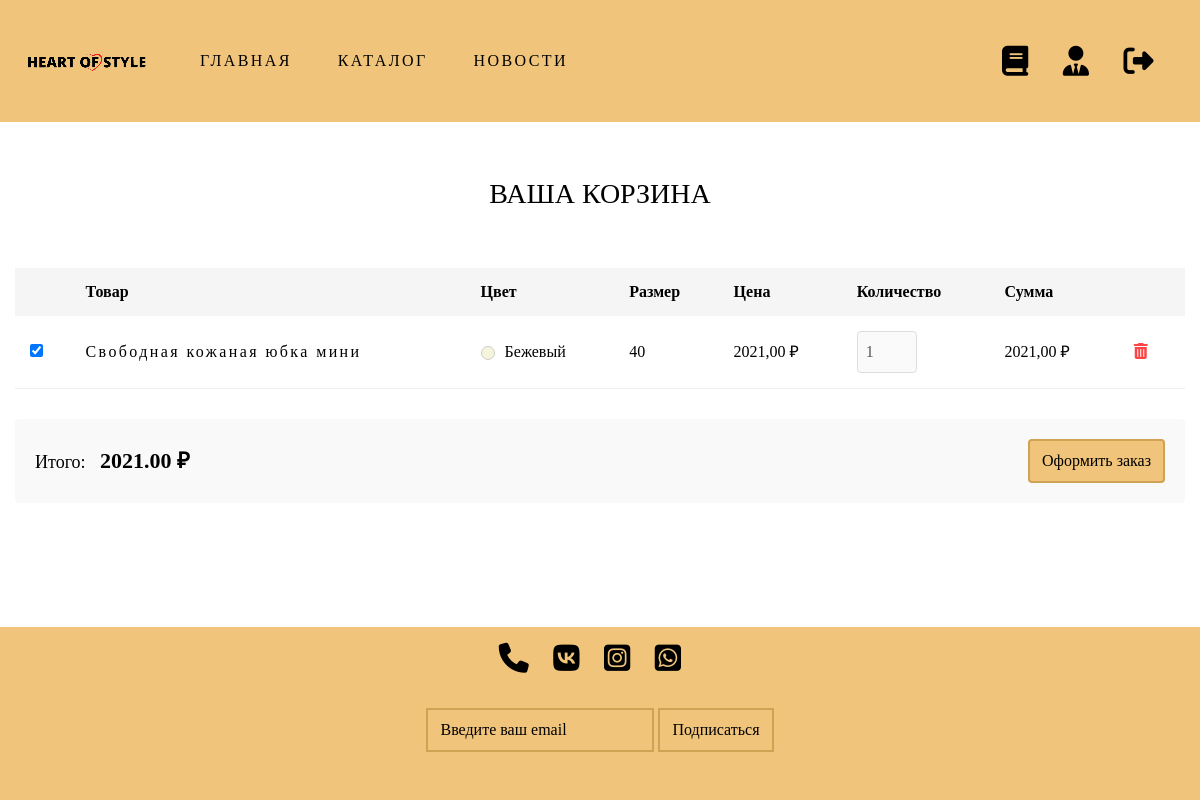
The app's page /cart/ (signed in) with its own data.
### backend/general/models.py (models this page shows, shortened)
class CartItem(models.Model):
    cart = models.ForeignKey(Cart, related_name='items', on_delete=models.CASCADE)
    product = models.ForeignKey(Product, on_delete=models.CASCADE)
    color = models.ForeignKey(Color, on_delete=models.SET_NULL, null=True, blank=True)
    size = models.ForeignKey(Size, on_delete=models.SET_NULL, null=True, blank=True)
    quantity = models.PositiveIntegerField(default=1)
    @property
    def total_price(self):
        return self.product.price * self.quantity

class Product(models.Model):
    name = models.CharField(max_length=100)
    description = models.TextField()
    price = models.DecimalField(max_digits=10, decimal_places=2)
    created_at = models.DateTimeField(auto_now_add=True)
    def get_absolute_url(self):
        return reverse('product_detail', args=[str(self.pk)])

class Color(models.Model):
    name = models.CharField(max_length=100)
    hex_code=models.CharField(max_length=7, default='#FFFFFF')

class Size(models.Model):
    name = models.CharField(max_length=100)

### backend/general/views.py (the view)
# urls.py: path('cart/', cart_view, name='cart_view'),
@login_required
def cart_view(request):
    items = CartItem.objects.filter(cart__user=request.user).select_related('product', 'color', 'size')
    latest_images = (
        ProductImage.objects
        .values('product', 'color')
        .annotate(latest_id=Max('id'))
        .values_list('latest_id', flat=True)
    )
    images = (
        ProductImage.objects
        .filter(id__in=latest_images)
        .select_related('product', 'color')
    )
    image_map = {
        (img.product.id, img.color.id): img
        for img in images
    }
    for item in items:
        key = (item.product.id, item.color.id if item.color else None)
        item.image = image_map.get(key)
    total_price = sum(item.total_price for item in items)
    return render(request, 'cart.html', {
        'items': items,
        'cart': {
            'total_price': total_price
        }
    })

### frontend/templates/cart.html (shortened to what this page needs)
{% extends 'base.html' %}
{% load static %}
{% block content %}
<div class="cart-container">
    <h1 class="cart-title">Ваша корзина</h1>
    {% if items %}
    <div class="cart-items">
        <form method="post" action="{% url 'proceed_to_order' %}" id="cart-form">
            <table class="cart-table">
                <thead>
                    <tr>
                        <th></th>
                        <th>Товар</th>
                        <th>Цвет</th>
                        <th>Размер</th>
                        <th>Цена</th>
                        <th>Количество</th>
                        <th>Сумма</th>
                        <th></th>
                    </tr>
                </thead>
                <tbody>
                    {% for item in items %}
                    <tr class="cart-item">
                        <td>
                            <input type="checkbox"
                                   name="selected_items"
                                   value="{{ item.id }}"
                                   class="select-item"
                                   data-total="{{ item.total_price }}"
                                   checked>
                        </td>
                        <td>
                            <a href="{{ item.product.get_absolute_url }}" class="cart-product-link">
                                {{ item.product.name }}
                            </a>
                        </td>
                        <td>
                            {% if item.color %}
                                <div class="color-dot" style="background: {{ item.color.hex_code }};"></div>
                                {{ item.color.name }}
                            {% else %}
                                —
                            {% endif %}
                        </td>
                        <td>{{ item.size.name|default:"—" }}</td>
                        <td>{{ item.product.price }} ₽</td>
                        <td>
                            <input type="number"
                                   name="quantity_{{ item.id }}"
                                   value="{{ item.quantity }}"
                                   min="1"
                                   class="quantity-input"
                                   disabled>
                        </td>
                        <td>{{ item.total_price }} ₽</td>
                        <td>
                            <button type="button"
                                    class="remove-btn"
                                    onclick="removeFromCart({{ item.id }}, '{{ csrf_token }}')">
                                <i class="fas fa-trash-alt"></i>
                            </button>
                        </td>
                    </tr>
                    {% endfor %}
                </tbody>
            </table>
            <div class="cart-summary">
                <div class="cart-total">
                    <span>Итого:</span>
                    <span class="total-price" id="total-price-display">0 ₽</span>
                </div>
                <div class="form-row">
                    <button type="submit" class="checkout-btn" id="checkout-btn">
                        Оформить заказ
                    </button>
                </div>
            </div>
        </form>
    </div>
    {% endif %}
</div>
{% endblock %}

### frontend/static/my_css/style.css (style rules this page uses)
:root { --two-color: rgb(207, 162, 84); --main-color: rgb(240, 197, 123); --main-font: "Playfair Display" }
html, body { font-family: "Alegreya Sans"; color: black; font-size: 16px; margin: 0; padding: 0; width: 100%; min-height: 100vh; }
h1, h2, h3, h4, h5, h6 { padding: 0; margin: 0; text-transform: uppercase; }
h1 { text-align: center; padding-top: 25px; padding-bottom: 25px; }
a.active, a, a:hover, a:visited, a.active:visited { color: black; text-decoration: none; letter-spacing: 0.15em; transition: transform 0.2s; display: inline-block; }
form input[type="email"], form button[type="submit"] { border: 2px solid var(--two-color); padding: 8px 12px; background-color: var(--main-color); }
form button[type="submit"] { background-color: var(--main-color); color: black; border: 2px solid var(--two-color); cursor: pointer; transition: background-color 0.3s; }
input::placeholder { color: black; }
form { margin: 2em 0; }
a, a:hover, a:visited { color: black; text-decoration: none; transition: transform 0.2s; }
.cart-container { max-width: 1200px; margin: 0 auto; padding: 30px 15px; }
.cart-title { font-size: 28px; margin-bottom: 30px; text-align: center; }
.cart-table { width: 100%; border-collapse: collapse; margin-bottom: 30px; }
.cart-table th { background: #f5f5f5; padding: 12px 15px; text-align: left; }
.cart-table td { padding: 15px; border-bottom: 1px solid #eee; vertical-align: middle; }
.cart-product-link { display: flex; align-items: center; color: inherit; text-decoration: none; }
.quantity-input { width: 60px; padding: 8px; border: 1px solid #ddd; border-radius: 4px; }
.remove-btn { background: none; border: none; color: #ff4444; cursor: pointer; font-size: 16px; }
.cart-summary { display: flex; justify-content: space-between; align-items: center; padding: 20px; background: #f9f9f9; border-radius: 4px; }
.cart-total { font-size: 18px; }
.total-price { font-weight: bold; font-size: 22px; margin-left: 10px; }
.checkout-btn { background: #4CAF50; color: white; padding: 12px 25px; border: none; border-radius: 4px; font-size: 16px; cursor: pointer; text-decoration: none; transition: background 0.3s; }
.color-dot { display: inline-block; width: 14px; height: 14px; border-radius: 50%; margin-right: 6px; border: 1px solid #ccc; vertical-align: middle; }

### records on screen
CartItem: product.name "Свободная кожаная юбка мини", color.name "Бежевый", size.name "40", product.price "2021,00", quantity "1", total_price "2021,00"
